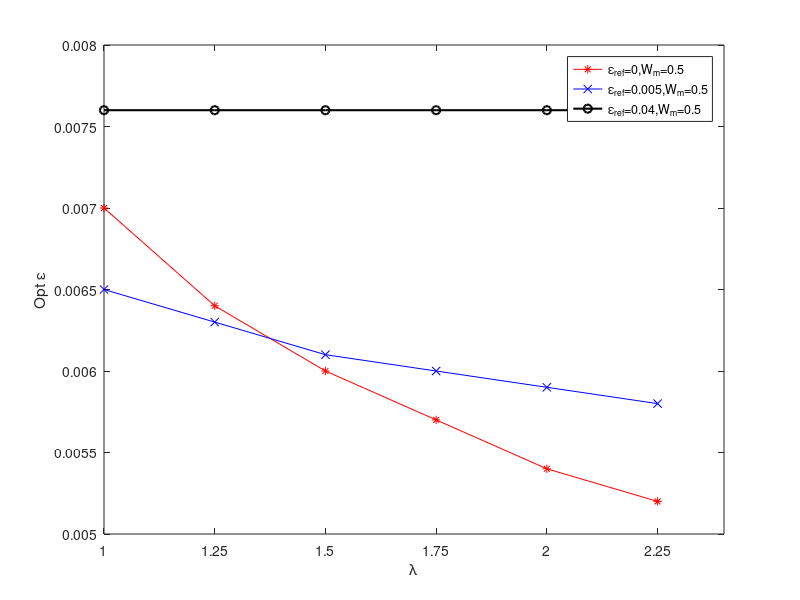

This chart was generated by the following MATLAB code:
%%
%beta=0.88, lamba = 1:0.25:4.5, c=1, Wm=Wl=0.5,  epsilon_ref = 0, k=1.109; N = 10000;
opt_eps_max1=[0.0122,0.0113,0.0106,0.0101,0.0096,0.0092 0.0089,0.0086,0.0083,0.0081,0.0079,0.0077,0.0075,0.0074,0.0072];
opt_Uc1=[0.971683850983150,0.971608832051508,0.971537958583667,0.971470318464849,0.971405314014735,0.971342488364834,0.971281524793845,0.971222176525375,0.971164231453492,0.971107557933493,0.971051994247962,0.970997446837045,0.970943804979201,0.970890999988639,0.970838997788378]
Uc_byEUT = [0.971674918950025,0.971585715406831,0.971495948134095,0.971405611770073,0.971314700884800,0.971223209978993,0.971131133482950,0.971038465755410,0.970945201082408,0.970851333676094,0.970756857673538,0.970661767135505,0.970566056045215,0.970469718307065,0.970372747745341];
%beta=1, lamba = 1:0.25:4.5, c=1, Wm=Wl=0.5,  epsilon_ref = 0;k=1.109 N =
%10000;Expected
opt_eps_max2=[0.0143,0.0133,0.0125,0.0118,0.0113,0.0109 0.0105,0.0102,0.0099,0.0096,0.0094,0.0092,0.0090,0.0088,0.0086];
%beta=0.88, lamba = 1:0.25:2.25, c=1, Wm=Wl=0.5,  epsilon_ref = 0, k=1.5; N = 10000;
%opt_eps_max3=[0.0110,0.0102,0.0096,0.0091,0.0087,0.0083];
%beta=0.88, lamba = 1:0.25:45, c=1, Wm0.54, Wl=0.5,  epsilon_ref = 0, k=1.5; N = 10000;
opt_eps_max3=[0.0527,0.0409,0.0333,0.0279,0.0240,0.0210 0.0186,0.0167,0.0151,0.0138,0.0127,0.0117,0.0109,0.0102,0.0096];

lambda = 1:0.25:4.5;
plot(lambda,opt_eps_max1,'-r*',lambda,opt_eps_max2,'-bx',lambda,opt_eps_max3,'-ko','LineWidth',1.5);
%axis([1 2.25 0.008 0.015]);
set(gca,'XTick',1:0.5:2.25);
xlabel('\lambda');
ylabel('Opt \epsilon');


%%
%Ref

%beta=0.88, lamba = 1:0.25:2.25, c=1, Wm=Wl=0.5,  epsilon_ref = 0.005; N = 10000;
opt_eps_max3=[0.0117,0.0110,0.0104,0.0100,0.0096,0.0093];

%beta=0.88, lamba = 1:0.25:2.25, c=1, Wm=Wl=0.5,  epsilon_ref = 0.01; N = 10000;
opt_eps_max4=[0.0115,0.0112,0.0111,0.0110,0.0109,0.0108]

%beta=0.88, lamba = 1:0.25:2.25, c=1, Wm=Wl=0.5,  epsilon_ref = 0.04; N = 10000;
opt_eps_max5=[0.0130,0.0130,0.0130,0.0130,0.0130,0.0130]



%beta=0.88, lamba = 1:0.25:2.25, c=1, Wm=Wl=0.5,  epsilon_ref = 0.01; N = 2000;
opt_eps_max3=[0.0218,0.0204,0.0194,0.0186,0.0180,0.0174];

%%
%ref
%beta=0.88, lamba = 1:0.25:4.5, c=5, Wm=Wl=0.5,  epsilon_ref = 0; N = 10000;
opt_eps_max7 = [0.0070,0.0064,0.0060,0.0057,0.0054,0.0052 0.0050,0.0048,0.0047,0.0046,0.0044,0.0043,0.0042,0.0041,0.0040];
opt_Uc7 = [0.970736987215279,0.970492184811066,0.970258556681030,0.970033476315102,0.969815066670495,0.969602251338483,0.969393902252803,0.969189203512840,0.968988064656110,0.968789242424503,0.968593302508369,0.968399368308021,0.968207176834544,0.968016508056665,0.967827086498860]
Uc_byEUT = [0.970699955198772,0.970402109782584,0.970098143830525,0.969787866629652,0.969471079456391,0.969147575151254,0.968817137666157,0.968479541582256,0.968134551596031,0.967781921971162,0.967421395953487,0.967052705146137,0.966675568841612,0.966289693307328,0.965894771020782];
%beta=0.88, lamba = 1:0.25:2.25, c=5, Wm=Wl=0.5,  epsilon_ref = 0.005; N = 10000;
opt_eps_max8 = [0.0065,0.0063,0.0061,0.0060,0.0059,0.0058 0.0058,0.0057,0.0056,0.0056,0.0056,0.0055,0.0055,0.0055,0.0054];
%opt_Uc8 = [0.9708,0.9708,0.9708,0.9708,0.9707,0.9707];
%beta=0.88, lamba = 1:0.25:2.25, c=5, Wm=0.55 Wl=0.5,  epsilon_ref = 0.005;
%N = 10000; condition not hold
%opt_eps_max9 = [0.0106,0.0099,0.0094,0.0091,0.0088,0.0085];
%beta=0.88, lamba = 1:0.25:2.25, c=5, Wm=0.54 Wl=0.5,  epsilon_ref = 0.005; N = 10000;
%opt_eps_max10 = [0.0085,0.0082,0.0079,0.0077,0.0075,0.0074];
%opt_Uc10 = [0.9718,0.9718,0.9718,0.9718,0.9718,0.9718];
%beta=0.88, lamba = 1:0.25:4.5, c=5, Wm=0.5 Wl=0.5,  epsilon_ref = 0.04; N = 10000;
opt_eps_max11 = [0.0076,0.0076,0.0076,0.0076,0.0076,0.0076 0.0076,0.0076,0.0076,0.0076,0.0076,0.0076 0.0076,0.0076,0.0076];


%beta=1, lamba = 1:0.25:2.25, c=5, Wm=Wl=0.5,  epsilon_ref = 0; N =
%10000;Expected
%opt_eps_max12 = [0.0083,0.0077,0.0073,0.0069,0.0066,0.0063];
%opt_Uc12 = [0.9712,0.9711,0.9710,0.9708,0.9707,0.9706];

lambda = 1:0.25:2.25;
plot(lambda,opt_eps_max7(1:6),'-r*',lambda,opt_eps_max8(1:6),'-bx',lambda,opt_eps_max11(1:6),'-ko','LineWidth',1.5);
set(gca,'XTick',1:0.25:2.25);
legend('\epsilon_{ref}=0,W_m=0.5','\epsilon_{ref}=0.005,W_m=0.5','\epsilon_{ref}=0.04,W_m=0.5');
xlabel('\lambda');
ylabel('Opt \epsilon');

%%
%beta=0.88, lamba = 1:0.25:4.5, c=1, Wm=Wl=0.5,  epsilon_ref = 0, k=1.109; N = 1000;
opt_eps_max12=[0.0177,0.0164,0.0153,0.0145,0.0138,0.0132,0.0127,0.0122,0.0118,0.0115,0.0112,0.0109,0.0106,0.0103,0.0101];
%beta=1, lamba = 1:0.25:4.5, c=1, Wm=Wl=0.5,  epsilon_ref = 0;k=1.109 N =
%1000;Expected
opt_eps_max13=[0.0205,0.0189,0.0178,0.0169,0.0161,0.0155,0.0149,0.0144,0.0140,0.0136,0.0132,0.0129,0.0126,0.0123,0.0121]

%%
%beta=0.88, lamba = 1:0.25:2.25, c=1, Wm=Wl=0.5,  epsilon_ref = 0, k=1.109;N = 5000;
opt_eps_max1=[0.0158,0.0146,0.0137,0.0130,0.0124,0.0119,0.0115,0.0111,0.0108,0.0105,0.0102,0.0099,0.0097,0.0095,0.0093]
opt_Uc1=[0.944560313046033,0.944379807372990,0.944209095386110,0.944046011600290,0.943889084076508,0.943737287600872,0.943589843367042,0.943446171321747,0.943305764048331,0.943168290842731,0.943033448625727,0.942900870449131,0.942770510434607,0.942642049938459,0.942515344023795];
Uc_byEUT=[0.944541648215804,0.944329020414509,0.944114755116425,0.943898833322488,0.943681235738416,0.943461942768945,0.943240934511935,0.943018190752337,0.942793690956012,0.942567414263410,0.942339339483092,0.942109445085099,0.941877709194159,0.941644109582737,0.941408623663907];
%beta=1, lamba = 1:0.25:4.5, c=1, Wm=Wl=0.5,  epsilon_ref = 0;k=1.109 N =
%5000;Expected
opt_eps_max2=[0.0183,0.0170,0.0160,0.0152,0.0145,0.0139,0.0135,0.0130,0.0127,0.0123,0.0120,0.0117,0.0115,0.0112,0.0110]

%%
%n_target = 600; %data amount utility is 2/3 at this number
%k = 0.909;
%ProspectTheoryBased( lambda(i),0.88,0.88,5000,1,0,2,0,0.01:0.0001:0.02
%);lambda 1:0.5:3.5
Opt_epsilon_max_1=[0.0246,0.0213,0.0190,0.0176,0.0165,0.0155];
%ProspectTheoryBased( lambda(i),0.88,0.88,5000,1,0,2,0.01,0.01:0.0001:0.02
%);lambda 1:0.5:3.5
Opt_epsilon_max_2=[0.0233,0.0209,0.0192,0.0181,0.0171,0.0165];
%ProspectTheoryBased( lambda(i),0.88,0.88,5000,1,0,2,0.04,0.02:0.0001:0.04 );lambda 1:0.5:3.5
Opt_epsilon_max_3=[0.0251 0.0251 0.0251 0.0251 0.0251 0.0251];

%%
%n_target = 600; %data amount utility is 2/3 at this number
%k = 0.989;
%ProspectTheoryBased( lambda(i),0.88,0.88,5000,1,0,2,0,0.01:0.0001:0.02
%);lambda 1:0.5:3.5
Opt_epsilon_max_1=[0.0236,0.0207,0.0185,0.0170,0.0160,0.0151];
%ProspectTheoryBased( lambda(i),0.88,0.88,5000,1,0,2,0.01,0.01:0.0001:0.02
%);lambda 1:0.5:3.5
Opt_epsilon_max_2=[0.0224,0.0203,0.0188,0.0176,0.0167,0.0161];
%ProspectTheoryBased( lambda(i),0.88,0.88,5000,1,0,2,0.04,0.02:0.0001:0.04 );lambda 1:0.5:3.5
Opt_epsilon_max_3=[0.0243,0.0243,0.0243,0.0243,0.0243,0.0243];

%%
%approximation
%{
n_target = 600; %data amount utility is 2/3 at this number
k = 0.989;
l=(3*1.109-1)/n_target;

N=[5000 10000 20000 30000 40000 50000];
opt_eps_max_appro = zeros(1,length(N));
opt_eps_max = zeros(1,length(N));
for i=1:length(N)
    [ ~,opt_eps_max(i),~] = ProspectTheoryBased( 2.25,1,1,N(i),1,0.5,0.5,0,0.002:0.0001:0.04 );
    [ opt_eps_max_appro(i) ] = Approximation(  2.25,N(i),1,0.5,0.5 );
end
plot(N,opt_eps_max,'*',N,opt_eps_max_appro,'o');
dif = opt_eps_max-opt_eps_max_appro;
per = dif./opt_eps_max
%}


opt_eps_max =[ 0.0145    0.0113    0.0089      0.0070    0.0065];
opt_eps_max_appro =[0.0132    0.0105    0.0084    0.0066    0.0062];
per =[0.0871    0.0693    0.0613    0.0613    0.0521    0.0522];

%%
%EUT_cmp
%ProspectTheoryBased( lambda(i),0.88,0.88,5000,50,0,2,0,0.0068); 
%lambda =1:0.5:4.5
PT_opt_epsilon1=[0.0054    0.0045    0.0040    0.0036    0.0032    0.0030    0.0028    0.0026];
PT_opt_payoff1=[0.9425    0.9385    0.9344    0.9300    0.9254    0.9204    0.9150    0.9092];
U_mean1=[0.9420    0.9361    0.9281    0.9173    0.9019    0.8795    0.8446    0.7845];
diff1 =[0.0005    0.0024    0.0063    0.0127    0.0235    0.0409    0.0704    0.1247];
per1 =[0.0531    0.2557    0.6742    1.3656    2.5394    4.4437    7.6940   13.7154];
%%
%EUT_cmp
%ProspectTheoryBased( lambda(i),0.96,0.96,5000,50,0,2,0,0.0068); 
%lambda =1:0.5:4.5
PT_opt_epsilon3 =[ 0.0063    0.0054    0.0047    0.0043    0.0040    0.0037    0.0035    0.0033];
PT_opt_payoff3 =[ 0.9453    0.9429    0.9405    0.9381    0.9357    0.9331    0.9306    0.9279];
U_mean3 =[0.9453    0.9423    0.9388    0.9346    0.9294    0.9230    0.9153    0.9055];
diff3 =[0    0.0006    0.0017    0.0035    0.0063    0.0101    0.0153    0.0224]

per3 =[ 0    0.0636    0.1808    0.3731    0.6733    1.0824    1.6441    2.4141]


%%
%EUT_cmp
%ProspectTheoryBased( lambda(i),0.92,0.92,5000,50,0,2,0,0.0068); 
%lambda =1:0.5:4.5

PT_opt_epsilon2 =[0.0058    0.0049    0.0044    0.0039    0.0036    0.0034    0.0031    0.0029];
PT_opt_payoff2 =[0.9441    0.9410    0.9379    0.9347    0.9314    0.9279    0.9243    0.9204];
U_mean2 =[0.9439    0.9398    0.9346    0.9281    0.9196    0.9085    0.8936    0.8731];
diff2 =[0.0002    0.0012    0.0033    0.0066    0.0118    0.0194    0.0307    0.0473];
per2 =[ 0.0212    0.1275    0.3518    0.7061    1.2669    2.0907    3.3214    5.1391]

%%
%EUT_cmp
%ProspectTheoryBased( lambda(i),0.8,0.8,5000,50,0,2,0,0.0068); 
%lambda =1:0.5:4.5
PT_opt_epsilon2 =[0.0046    0.0037    0.0032    0.0028    0.0025    0.0023    0.0021    0.0019];
PT_opt_payoff2 =[0.9376    0.9304    0.9222    0.9130    0.9022    0.8898    0.8757    0.8594];
U_mean2 =       [0.9353    0.9212    0.8976    0.8537    0.7530    0.3375] 

%%
%EUT_cmp
%ProspectTheoryBased( lambda(i),1,1,5000,50,0,2,0,0.002:0.0001:0.02); 
%lambda =1:0.5:4.5
PT_opt_epsilon =[0.0068    0.0058    0.0052    0.0047    0.0044    0.0041    0.0039    0.0037];
PT_opt_payoff =[0.9463    0.9444    0.9425    0.9406    0.9388    0.9369    0.9350    0.9331];
%U_mean =       [0.9353    0.9212    0.8976    0.8537    0.7530    0.3375] 

